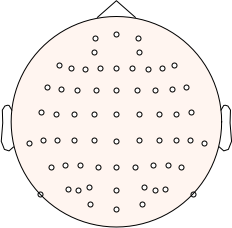
#> input picture decode_spectral_spatial_RT_50/topo_skeleton.png, 232 x 228 px
$ jupyter execute get_ch_pos_from_topo_img.ipynb   (older library calls are emulated)
#> lines starting #> are read from the running program, lines starting #| are printed output that depends on the picture; after the words box and inside, x2 and y2 are one past the last pixel; in counts of white or black regions, pixels touching at a corner belong together
[cell 1]
import matplotlib.pyplot as plt
from matplotlib import cm
from sklearn.cluster import KMeans

from sklearn.preprocessing import MinMaxScaler

import cv2
import pickle
import numpy as np
import pandas as pd

[cell 2]
topo = cv2.imread("topo_skeleton.png", cv2.IMREAD_GRAYSCALE)
#> topo: shape (228, 232); min 0, max 255, mean 241.1
topo = cv2.resize(topo, (400,400))
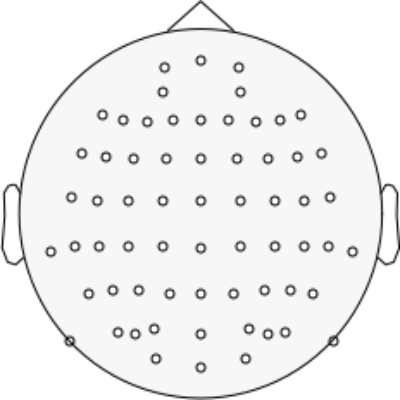
#> topo: shape (400, 400); min 6, max 255, mean 241
topo = 255 - topo
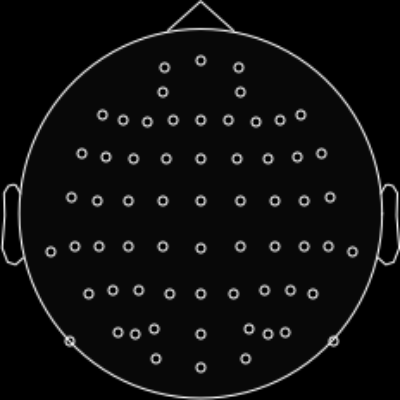
#> topo: shape (400, 400); min 0, max 249, mean 14
plt.figure(figsize=(8,8))
plt.imshow(topo, cmap='binary')

[cell 3]
height,width = topo.shape
#> height = 400; width = 400
circle_img = np.zeros((height,width), np.uint8)
cv2.circle(circle_img,(201,215),178,255,thickness=-1)
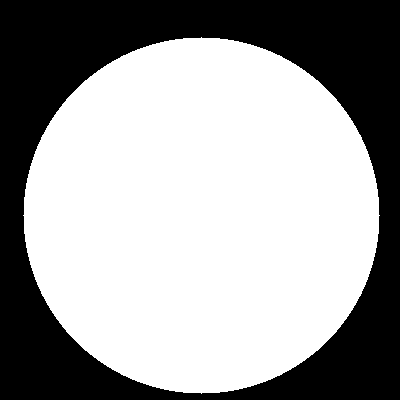
#> circle_img: shape (400, 400); 62.2% white; 1 black region, box (x1, y1, x2, y2) and area: (0, 0, 400, 400) 60523

masked_img = circle_img * topo
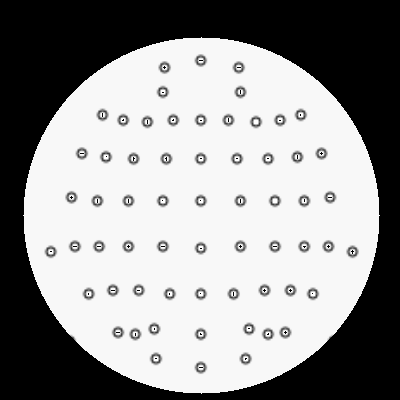
#> masked_img: shape (400, 400); min 0, max 255, mean 149.3

plt.figure()
plt.imshow(masked_img)

[cell 4]
ch_pos_img = 255 - masked_img
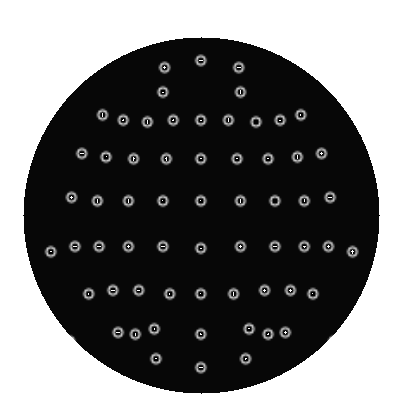
#> ch_pos_img: shape (400, 400); min 0, max 255, mean 105.7

ch_pos_img = np.where(ch_pos_img == 255, 0, ch_pos_img)
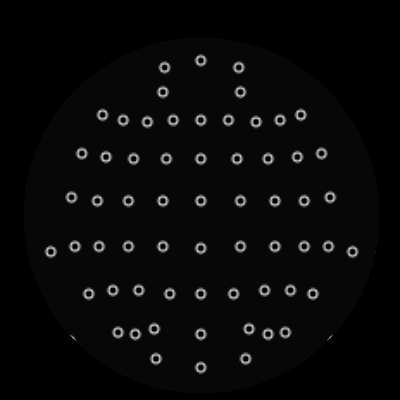
#> ch_pos_img: shape (400, 400); min 0, max 204, mean 8.9
ch_pos_img = np.where(ch_pos_img < 20, 0, ch_pos_img)
plt.imshow(ch_pos_img)

[cell 5]
ch_pos_img_128x128 = cv2.resize(ch_pos_img,(128,128))
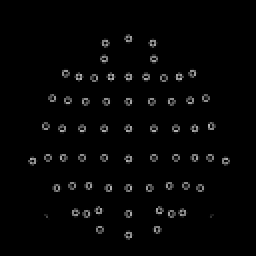
#> ch_pos_img_128x128: shape (128, 128) (shown 2 times larger); min 0, max 181, mean 4.8
ch_pos = []
for i in range(ch_pos_img_128x128.shape[0]):
    for j in range(ch_pos_img_128x128.shape[1]):
         if ch_pos_img_128x128[i,j] > 0:
            ch_pos.append((i, j, ch_pos_img_128x128[i,j]))
#> after the loop, ch_pos = 1014 items, first 6: (17, 63, 39), (17, 64, 74), (17, 65, 5), (18, 62, 33), (18, 63, 146), (18, 64, 90)

plt.imshow(ch_pos_img_128x128)

[cell 6]
ch_pos = np.array(ch_pos)
#> ch_pos = 1014 rows, first 8: [17, 63, 39], [17, 64, 74], [17, 65, 5], [18, 62, 33], [18, 63, 146], [18, 64, 90], [18, 65, 159], [19, 52, 29]
ch_pos = ch_pos[:,:2]
#> ch_pos = 1014 pairs, first value 17 to 119, second value 14 to 114


kmn = KMeans(n_clusters=64, verbose=1, random_state=10)

pred = kmn.fit(ch_pos)
#| Initialization complete
#| Iteration 0, inertia 5885.0.
#| Iteration 1, inertia 3112.304249437335.
#| Iteration 2, inertia 3091.2565941237185.
#| Iteration 3, inertia 3086.4092487324383.
#| Iteration 4, inertia 3074.931822007736.
#| Iteration 5, inertia 3073.0670241780936.
#| Converged at iteration 5: strict convergence.

[cell 7]
centers = pred.cluster_centers_.astype(np.int)
#> centers = 64 pairs, first value 18 to 117, second value 15 to 112
r_64_ch = cv2.imread("r_64_ch_topomap.png", cv2.IMREAD_COLOR)
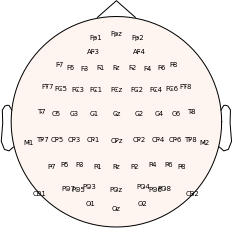
#> input picture decode_spectral_spatial_RT_50/r_64_ch_topomap.png, 232 x 228 px
#> r_64_ch is the input picture: shape (228, 232, 3); mean B, G, R 236.1, 239.3, 245.6

plt.figure(figsize=(10,6))

plt.subplot(121)
plt.scatter(centers[:,1], centers[:,0])
plt.gca().invert_yaxis()

for i,c in enumerate(centers):

    plt.annotate(i, (c[1], c[0]))
#> this loop made 64 passes
#> c on passes 1 to 12: [93, 99], [37, 54], [93, 53], [64, 87], [64, 40], [78, 30], [29, 76], [106, 88], [105, 37], [36, 32], [50, 85], [63, 63]

plt.subplot(122)
plt.imshow(r_64_ch)
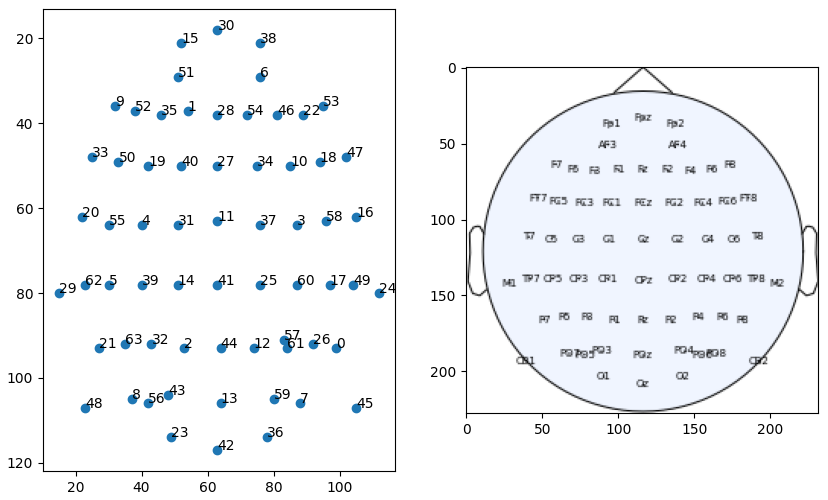
#> figure drawn by matplotlib, 2 panels; B, G, R data is drawn as R, G, B
